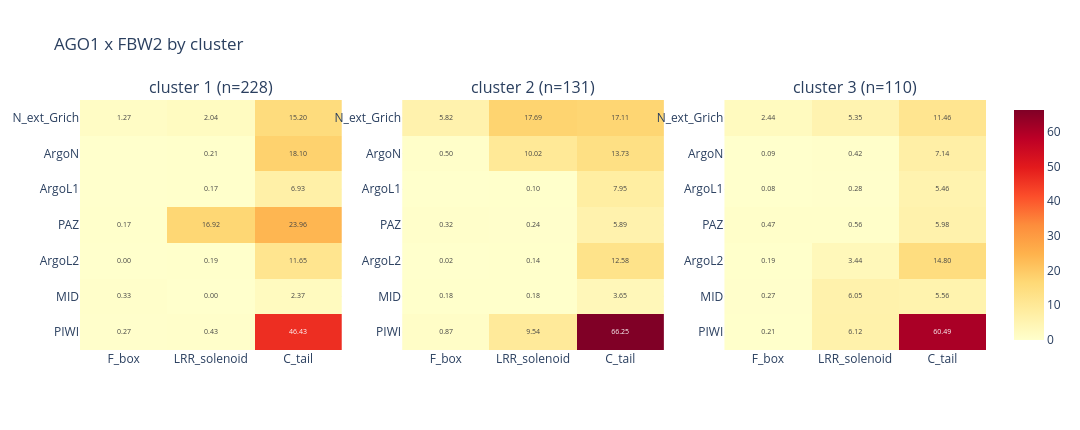

Notebook cell for this chart:
### Markdown cell above
## Per-pose-cluster breakdown

One small-multiple panel per couple: one heatmap per pose cluster (`scripts/pose_cluster_anchor.py`'s `cluster` column), shared colour scale
within the panel. If there's only one cluster this collapses to a single tile.

### Code cell
clusters = sorted(df["cluster"].unique())
cluster_n_models = df.groupby("cluster")["fname"].nunique()
print(f"{len(clusters)} pose cluster(s): " + ", ".join(f'{k} (n={cluster_n_models[k]})' for k in clusters))

def panel_by(group_col, group_values, group_n_models, tag, subdir):
    for c in COUPLES:
        ligand_name = LIGAND_CHAIN_NAMES[c]
        mats = {}
        for g in group_values:
            res = couple_matrix(df[df[group_col] == g], c, group_n_models[g])
            if res is not None:
                mats[g] = res
        if not mats:
            print(f"No {RECEPTOR_NAME}-{ligand_name} contacts for any {tag} -- skipping.")
            continue
        present = list(mats)
        zmax = max(r[2].values.max() for r in mats.values()) or 1
        ncols = min(3, len(present)); nrows = -(-len(present) // ncols)
        fig = make_subplots(rows=nrows, cols=ncols,
                            subplot_titles=[f"{tag} {g} (n={group_n_models[g]})" for g in present])
        for i, g in enumerate(present):
            x_labels, y_labels, rate = mats[g]
            r, cc = i // ncols + 1, i % ncols + 1
            fig.add_trace(go.Heatmap(z=rate.values, x=x_labels, y=y_labels, colorscale="YlOrRd",
                zmin=0, zmax=float(zmax), showscale=bool(g == present[-1]),
                text=[[f"{v:.2f}" if v > 0 else "" for v in row] for row in rate.values],
                texttemplate="%{text}", textfont=dict(size=7),
                hovertemplate=f"{tag} {g}<br>%{{y}} / %{{x}}<br>%{{z:.3f}}/model<extra></extra>"),
                row=r, col=cc)
        fig.update_yaxes(autorange="reversed")
        fig.update_layout(title=f"{RECEPTOR_NAME} x {ligand_name} by {tag}", template=TEMPLATE,
                          width=max(760, 360 * ncols), height=max(430, 150 * nrows))
        save_fig(fig, f"{RECEPTOR_NAME.lower()}_{ligand_name.lower()}_heatmap_by_{tag}.html", subdir)

panel_by("cluster", clusters, cluster_n_models, "cluster", "per_cluster")

### Figure 1 — Plotly figure (JSON) as saved in the notebook; plotly's stock layout.template omitted (floating-point values rounded to 4 significant figures)
{"data": [{"colorscale": [[0.0, "rgb(255,255,204)"], [0.125, "rgb(255,237,160)"], [0.25, "rgb(254,217,118)"], [0.375, "rgb(254,178,76)"], [0.5, "rgb(253,141,60)"], [0.625, "rgb(252,78,42)"], [0.75, "rgb(227,26,28)"], [0.875, "rgb(189,0,38)"], [1.0, "rgb(128,0,38)"]], "hovertemplate": "cluster 1<br>%{y} / %{x}<br>%{z:.3f}/model<extra></extra>", "showscale": false, "text": [["1.27", "2.04", "15.20"], ["", "0.21", "18.10"], ["", "0.17", "6.93"], ["0.17", "16.92", "23.96"], ["0.00", "0.19", "11.65"], ["0.33", "0.00", "2.37"], ["0.27", "0.43", "46.43"]], "textfont": {"size": 7}, "texttemplate": "%{text}", "type": "heatmap", "x": ["F_box", "LRR_solenoid", "C_tail"], "xaxis": "x", "y": ["N_ext_Grich", "ArgoN", "ArgoL1", "PAZ", "ArgoL2", "MID", "PIWI"], "yaxis": "y", "z": [[1.268, 2.035, 15.2], [0.0, 0.2061, 18.1], [0.0, 0.1711, 6.925], [0.1711, 16.92, 23.96], [0.004386, 0.1886, 11.65], [0.3333, 0.004386, 2.368], [0.2675, 0.4254, 46.43]], "zmax": 66.25, "zmin": 0}, {"colorscale": [[0.0, "rgb(255,255,204)"], [0.125, "rgb(255,237,160)"], [0.25, "rgb(254,217,118)"], [0.375, "rgb(254,178,76)"], [0.5, "rgb(253,141,60)"], [0.625, "rgb(252,78,42)"], [0.75, "rgb(227,26,28)"], [0.875, "rgb(189,0,38)"], [1.0, "rgb(128,0,38)"]], "hovertemplate": "cluster 2<br>%{y} / %{x}<br>%{z:.3f}/model<extra></extra>", "showscale": false, "text": [["5.82", "17.69", "17.11"], ["0.50", "10.02", "13.73"], ["", "0.10", "7.95"], ["0.32", "0.24", "5.89"], ["0.02", "0.14", "12.58"], ["0.18", "0.18", "3.65"], ["0.87", "9.54", "66.25"]], "textfont": {"size": 7}, "texttemplate": "%{text}", "type": "heatmap", "x": ["F_box", "LRR_solenoid", "C_tail"], "xaxis": "x2", "y": ["N_ext_Grich", "ArgoN", "ArgoL1", "PAZ", "ArgoL2", "MID", "PIWI"], "yaxis": "y2", "z": [[5.817, 17.69, 17.11], [0.4962, 10.02, 13.73], [0.0, 0.09924, 7.954], [0.3206, 0.2366, 5.885], [0.01527, 0.1374, 12.58], [0.1756, 0.1756, 3.649], [0.8702, 9.542, 66.25]], "zmax": 66.25, "zmin": 0}, {"colorscale": [[0.0, "rgb(255,255,204)"], [0.125, "rgb(255,237,160)"], [0.25, "rgb(254,217,118)"], [0.375, "rgb(254,178,76)"], [0.5, "rgb(253,141,60)"], [0.625, "rgb(252,78,42)"], [0.75, "rgb(227,26,28)"], [0.875, "rgb(189,0,38)"], [1.0, "rgb(128,0,38)"]], "hovertemplate": "cluster 3<br>%{y} / %{x}<br>%{z:.3f}/model<extra></extra>", "showscale": true, "text": [["2.44", "5.35", "11.46"], ["0.09", "0.42", "7.14"], ["0.08", "0.28", "5.46"], ["0.47", "0.56", "5.98"], ["0.19", "3.44", "14.80"], ["0.27", "6.05", "5.56"], ["0.21", "6.12", "60.49"]], "textfont": {"size": 7}, "texttemplate": "%{text}", "type": "heatmap", "x": ["F_box", "LRR_solenoid", "C_tail"], "xaxis": "x3", "y": ["N_ext_Grich", "ArgoN", "ArgoL1", "PAZ", "ArgoL2", "MID", "PIWI"], "yaxis": "y3", "z": [[2.436, 5.355, 11.46], [0.09091, 0.4182, 7.136], [0.08182, 0.2818, 5.464], [0.4727, 0.5636, 5.982], [0.1909, 3.436, 14.8], [0.2727, 6.045, 5.564], [0.2091, 6.118, 60.49]], "zmax": 66.25, "zmin": 0}], "layout": {"annotations": [{"font": {"size": 16}, "showarrow": false, "text": "cluster 1 (n=228)", "x": 0.1444, "xanchor": "center", "xref": "paper", "y": 1.0, "yanchor": "bottom", "yref": "paper"}, {"font": {"size": 16}, "showarrow": false, "text": "cluster 2 (n=131)", "x": 0.5, "xanchor": "center", "xref": "paper", "y": 1.0, "yanchor": "bottom", "yref": "paper"}, {"font": {"size": 16}, "showarrow": false, "text": "cluster 3 (n=110)", "x": 0.8556, "xanchor": "center", "xref": "paper", "y": 1.0, "yanchor": "bottom", "yref": "paper"}], "height": 430, "title": {"text": "AGO1 x FBW2 by cluster"}, "width": 1080, "xaxis": {"anchor": "y", "domain": [0.0, 0.2889]}, "xaxis2": {"anchor": "y2", "domain": [0.3556, 0.6444]}, "xaxis3": {"anchor": "y3", "domain": [0.7111, 1.0]}, "yaxis": {"anchor": "x", "autorange": "reversed", "domain": [0.0, 1.0]}, "yaxis2": {"anchor": "x2", "autorange": "reversed", "domain": [0.0, 1.0]}, "yaxis3": {"anchor": "x3", "autorange": "reversed", "domain": [0.0, 1.0]}}}
